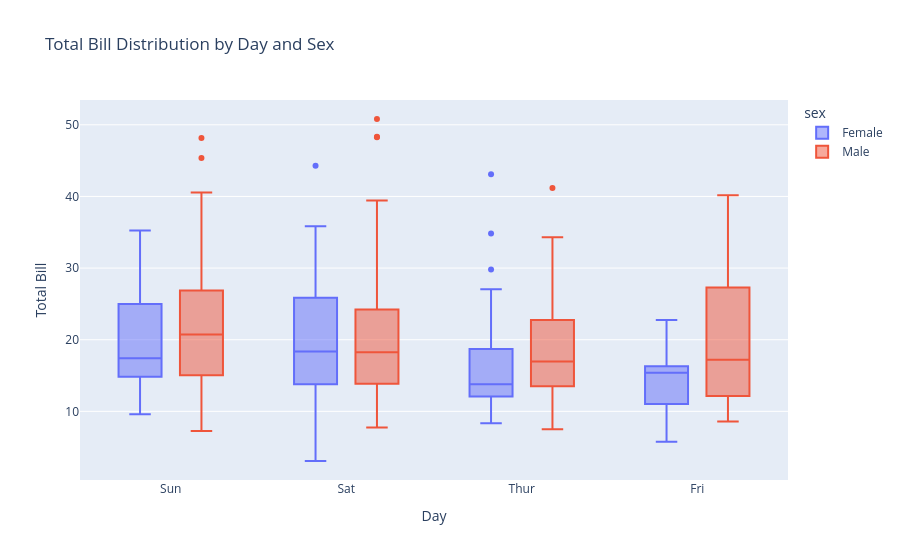
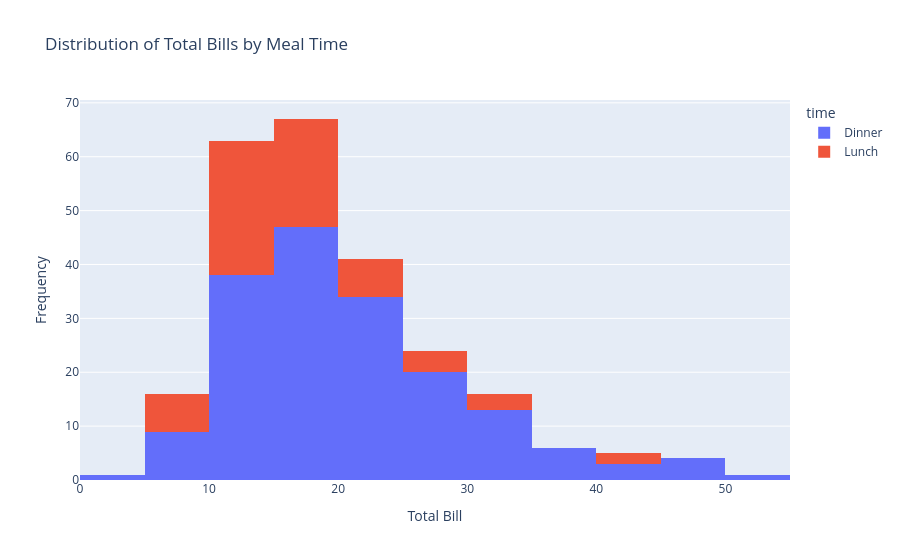

Source (notebook cell) for these figures, in order:
### Code cell
fig = px.box(
    tips, x="day", y="total_bill", color="sex",
    title="Total Bill Distribution by Day and Sex"
)
fig.update_layout(xaxis_title="Day", yaxis_title="Total Bill")
fig.show()
fig = px.histogram(
    tips, x="total_bill", color="time", nbins=15,
    title="Distribution of Total Bills by Meal Time"

)
fig.update_layout(xaxis_title="Total Bill", yaxis_title="Frequency")
fig.show()

### Figure 1 — Plotly figure (JSON) as saved in the notebook; plotly's stock layout.template omitted (floating-point values rounded to 4 significant figures; data arrays with more than 128 entries replaced by an {"elided": "..."} marker saying what was removed)
{"data": [{"alignmentgroup": "True", "hovertemplate": "sex=Female<br>day=%{x}<br>total_bill=%{y}<extra></extra>", "legendgroup": "Female", "marker": {"color": "#636efa"}, "name": "Female", "notched": false, "offsetgroup": "Female", "orientation": "v", "showlegend": true, "type": "box", "x": ["Sun", "Sun", "Sun", "Sun", "Sun", "Sun", "Sat", "Sat", "Sat", "Sat", "Sat", "Sat", "Sun", "Sun", "Sat", "Sat", "Sat", "Sat", "Sat", "Sat", "Sat", "Thur", "Thur", "Fri", "Fri", "Fri", "Fri", "Fri", "Sat", "Sat", "Sat", "Sat", "Sat", "Sun", "Sun", "Thur", "Thur", "Thur", "Thur", "Thur", "Thur", "Thur", "Thur", "Thur", "Thur", "Thur", "Thur", "Thur", "Thur", "Thur", "Thur", "Thur", "Thur", "Thur", "Thur", "Thur", "Thur", "Sun", "Sun", "Sun", "Sun", "Sun", "Sat", "Sat", "Sun", "Sun", "Sun", "Thur", "Thur", "Thur", "Thur", "Thur", "Thur", "Thur", "Sat", "Sat", "Sat", "Sat", "Sat", "Fri", "Fri", "Fri", "Fri", "Sat", "Sat", "Sat", "Thur"], "x0": " ", "xaxis": "x", "y": [16.99, 24.59, 35.26, 14.83, 10.33, 16.97, 20.29, 15.77, 19.65, 15.06, 20.69, 16.93, 10.29, 34.81, 26.41, 16.45, 3.07, 17.07, 26.86, 25.28, 14.73, 10.07, 34.83, 5.75, 16.32, 22.75, 11.35, 15.38, 44.3, 22.42, 20.92, 14.31, 7.25, 25.71, 17.31, 10.65, 12.43, 24.08, 13.42, 12.48, 29.8, 14.52, 11.38, 20.27, 11.17, 12.26, 18.26, 8.51, 10.33, 14.15, 13.16, 17.47, 27.05, 16.43, 8.35, 18.64, 11.87, 29.85, 25.0, 13.39, 16.21, 17.51, 10.59, 10.63, 9.6, 20.9, 18.15, 19.81, 43.11, 13.0, 12.74, 13.0, 16.4, 16.47, 12.76, 13.27, 28.17, 12.9, 30.14, 13.42, 15.98, 16.27, 10.09, 22.12, 35.83, 27.18, 18.78], "y0": " ", "yaxis": "y"}, {"alignmentgroup": "True", "hovertemplate": "sex=Male<br>day=%{x}<br>total_bill=%{y}<extra></extra>", "legendgroup": "Male", "marker": {"color": "#EF553B"}, "name": "Male", "notched": false, "offsetgroup": "Male", "orientation": "v", "showlegend": true, "type": "box", "x": {"elided": "157 str values"}, "x0": " ", "xaxis": "x", "y": {"elided": "157 float values"}, "y0": " ", "yaxis": "y"}], "layout": {"boxmode": "group", "legend": {"title": {"text": "sex"}, "tracegroupgap": 0}, "title": {"text": "Total Bill Distribution by Day and Sex"}, "xaxis": {"anchor": "y", "domain": [0, 1], "title": {"text": "Day"}}, "yaxis": {"anchor": "x", "domain": [0, 1], "title": {"text": "Total Bill"}}}}

### Figure 2 — Plotly figure (JSON) as saved in the notebook; plotly's stock layout.template omitted (floating-point values rounded to 4 significant figures; data arrays with more than 128 entries replaced by an {"elided": "..."} marker saying what was removed)
{"data": [{"bingroup": "x", "hovertemplate": "time=Dinner<br>total_bill=%{x}<br>count=%{y}<extra></extra>", "legendgroup": "Dinner", "marker": {"color": "#636efa", "pattern": {"shape": ""}}, "name": "Dinner", "nbinsx": 15, "orientation": "v", "showlegend": true, "type": "histogram", "x": {"elided": "176 float values"}, "xaxis": "x", "yaxis": "y"}, {"bingroup": "x", "hovertemplate": "time=Lunch<br>total_bill=%{x}<br>count=%{y}<extra></extra>", "legendgroup": "Lunch", "marker": {"color": "#EF553B", "pattern": {"shape": ""}}, "name": "Lunch", "nbinsx": 15, "orientation": "v", "showlegend": true, "type": "histogram", "x": [27.2, 22.76, 17.29, 19.44, 16.66, 10.07, 32.68, 15.98, 34.83, 13.03, 18.28, 24.71, 21.16, 10.65, 12.43, 24.08, 11.69, 13.42, 14.26, 15.95, 12.48, 29.8, 8.52, 14.52, 11.38, 22.82, 19.08, 20.27, 11.17, 12.26, 18.26, 8.51, 10.33, 14.15, 16.0, 13.16, 17.47, 34.3, 41.19, 27.05, 16.43, 8.35, 18.64, 11.87, 9.78, 7.51, 19.81, 28.44, 15.48, 16.58, 7.56, 10.34, 43.11, 13.0, 13.51, 18.71, 12.74, 13.0, 16.4, 20.53, 16.47, 12.16, 13.42, 8.58, 15.98, 13.42, 16.27, 10.09], "xaxis": "x", "yaxis": "y"}], "layout": {"barmode": "relative", "legend": {"title": {"text": "time"}, "tracegroupgap": 0}, "title": {"text": "Distribution of Total Bills by Meal Time"}, "xaxis": {"anchor": "y", "domain": [0, 1], "title": {"text": "Total Bill"}}, "yaxis": {"anchor": "x", "domain": [0, 1], "title": {"text": "Frequency"}}}}
